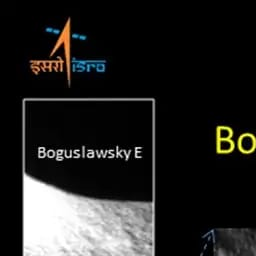
#> input picture data/processed/crops/crop_000.png, 256 x 256 px, found by its file name
$ python evaluate_matching.py
#> lines starting #> are read from the running program, lines starting #| are printed output that depends on the picture
### src/reliable_matching.py
from pathlib import Path

import cv2
import numpy as np


def reliable_match(
    image_path_1: str,
    image_path_2: str,
    output_path: str,
) -> tuple[int, int]:
#> called with image_path_1 = 'data/processed/crops/crop_000.png', image_path_2 = 'data/processed/crops/crop_001.png', output_path = 'results/evaluation_positive.png'
    image_1 = cv2.imread(image_path_1, cv2.IMREAD_GRAYSCALE)
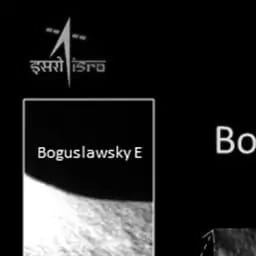
#> image_1: shape (256, 256); min 0, max 255, mean 35.6
    image_2 = cv2.imread(image_path_2, cv2.IMREAD_GRAYSCALE)
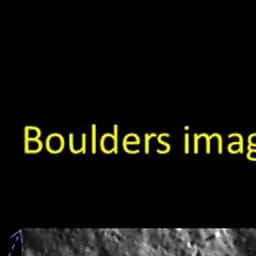
#> input picture data/processed/crops/crop_001.png, 256 x 256 px, found by its file name
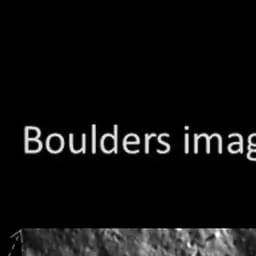
#> image_2: shape (256, 256); min 0, max 255, mean 15.1

    if image_1 is None or image_2 is None:
        raise FileNotFoundError("Could not load images.")

    orb = cv2.ORB_create(nfeatures=2000)

    keypoints_1, descriptors_1 = orb.detectAndCompute(
        image_1, None
    )
#> keypoints_1 = 490 keypoints; strongest (x, y, size): (41, 149, 31), (138, 150, 31), (136, 152, 31), (41, 154, 31)
    keypoints_2, descriptors_2 = orb.detectAndCompute(
        image_2, None
    )
#> keypoints_2 = 500 keypoints; strongest (x, y, size): (158, 137, 37.2), (207, 138, 44.6), (137, 142, 37.2), (203, 137, 37.2)

    if descriptors_1 is None or descriptors_2 is None:
        print("Not enough features.")
        return 0, 0

    matcher = cv2.BFMatcher(cv2.NORM_HAMMING)

    knn_matches = matcher.knnMatch(
        descriptors_1,
        descriptors_2,
        k=2,
    )
#> knn_matches = 490 matches

    ratio_matches = []

    for pair in knn_matches:
        if len(pair) < 2:
            continue

        best, second = pair

        if best.distance < 0.75 * second.distance:
            ratio_matches.append(best)
#> after the loop, ratio_matches = 11 matches

    inlier_matches = ratio_matches
#> inlier_matches = 11 matches

    if len(ratio_matches) >= 4:
        points_1 = np.float32([
            keypoints_1[m.queryIdx].pt
            for m in ratio_matches
        ])
#> points_1 = [[221, 130], [223, 136], [109, 152], [122, 153], [95, 154], [101, 156], [92.4, 64.8], [50.4, 153.6], [103.7, 155.5], [122.7, 146.9], [117.5, 152.1]]

        points_2 = np.float32([
            keypoints_2[m.trainIdx].pt
            for m in ratio_matches
        ])
#> points_2 = [[158.4, 139.7], [31, 136], [124.4, 144.3], [151.8, 141.8], [107.5, 143.3], [131.4, 152.3], [134.4, 140.3], [125.4, 140.3], [122.4, 131.4], [140.3, 131.4], [125.4, 140.3]]

        _, mask = cv2.findHomography(
            points_1,
            points_2,
            cv2.RANSAC,
            5.0,
        )
#> mask = [1, 1, 1, 0, 0, 0, 1, 1, 0, 0, 1]

        if mask is not None:
            inlier_matches = [
                match
                for match, keep in zip(ratio_matches, mask.ravel())
                if keep
            ]
#> inlier_matches = 6 matches

    result = cv2.drawMatches(
        image_1,
        keypoints_1,
        image_2,
        keypoints_2,
        inlier_matches,
        None,
        flags=cv2.DrawMatchesFlags_NOT_DRAW_SINGLE_POINTS,
    )
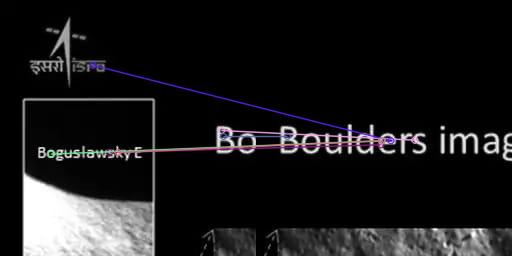
#> result: shape (256, 512, 3); mean of channels 0, 1, 2 27, 26, 26.7; drawn as B, G, R

    output = Path(output_path)
    output.parent.mkdir(parents=True, exist_ok=True)
    cv2.imwrite(str(output), result)

    print("Keypoints image 1:", len(keypoints_1))
#| Keypoints image 1: 490
    print("Keypoints image 2:", len(keypoints_2))
#| Keypoints image 2: 500
    print("Ratio-test matches:", len(ratio_matches))
#| Ratio-test matches: 11
    print("RANSAC inlier matches:", len(inlier_matches))
#| RANSAC inlier matches: 6
    print("Saved:", output)

    return len(ratio_matches), len(inlier_matches)


# [6 lines that do not run on import are left out]

### src/evaluate_matching.py

from pathlib import Path

import cv2

from reliable_matching import reliable_match


def evaluate_pair(image_path_1, image_path_2, name):
    output_path = Path(f"results/{name}.png")

    ratio_count, inlier_count = reliable_match(
        str(image_path_1),
        str(image_path_2),
        str(output_path),
    )
#> ratio_count = 11; inlier_count = 6

    print(f"\n{name}")
    print("Ratio-test matches:", ratio_count)
#| Ratio-test matches: 11
    print("RANSAC inliers:", inlier_count)
#| RANSAC inliers: 6

    return ratio_count, inlier_count


if __name__ == "__main__":
    crop_dir = Path("data/processed/crops")

    positive_pair = (
        crop_dir / "crop_000.png",
        crop_dir / "crop_001.png",
    )

    negative_pair = (
        crop_dir / "crop_000.png",
        crop_dir / "crop_015.png",
    )

    evaluate_pair(
        positive_pair[0],
        positive_pair[1],
        "evaluation_positive",
    )

    evaluate_pair(
        negative_pair[0],
        negative_pair[1],
        "evaluation_negative",
    )
#> call 2 of reliable_match, with image_path_1 = 'data/processed/crops/crop_000.png', image_path_2 = 'data/processed/crops/crop_015.png', output_path = 'results/evaluation_negative.png'
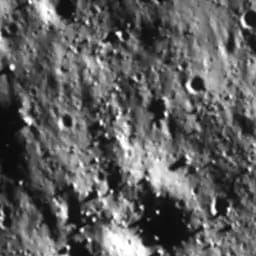
#> input picture data/processed/crops/crop_015.png, 256 x 256 px, found by its file name
#> in reliable_match, image_2 is the input picture: shape (256, 256); min 6, max 255, mean 94.3
#> in reliable_match (call 2), `keypoints_2, descriptors_2 = orb.detectAndCompute( image_2, None )`: keypoints_2 = 1652 keypoints; strongest (x, y, size): (117, 33, 31), (214, 212, 37.2), (214, 213, 31), (120, 32, 31)
#> after the loop in reliable_match (call 2), `for pair in knn_matches:`: ratio_matches = 1 matches
#> in reliable_match (call 2), `result = cv2.drawMatches( image_1, keypoints_1, image_2, keypoints_2, ..`:
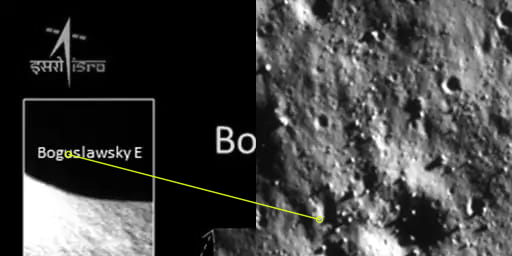
#> result: shape (256, 512, 3); mean of channels 0, 1, 2 64.9, 65.6, 65.5; drawn as B, G, R
#| Keypoints image 1: 490
#| Keypoints image 2: 1652
#| Ratio-test matches: 1
#| RANSAC inlier matches: 1
#| Ratio-test matches: 1
#| RANSAC inliers: 1
